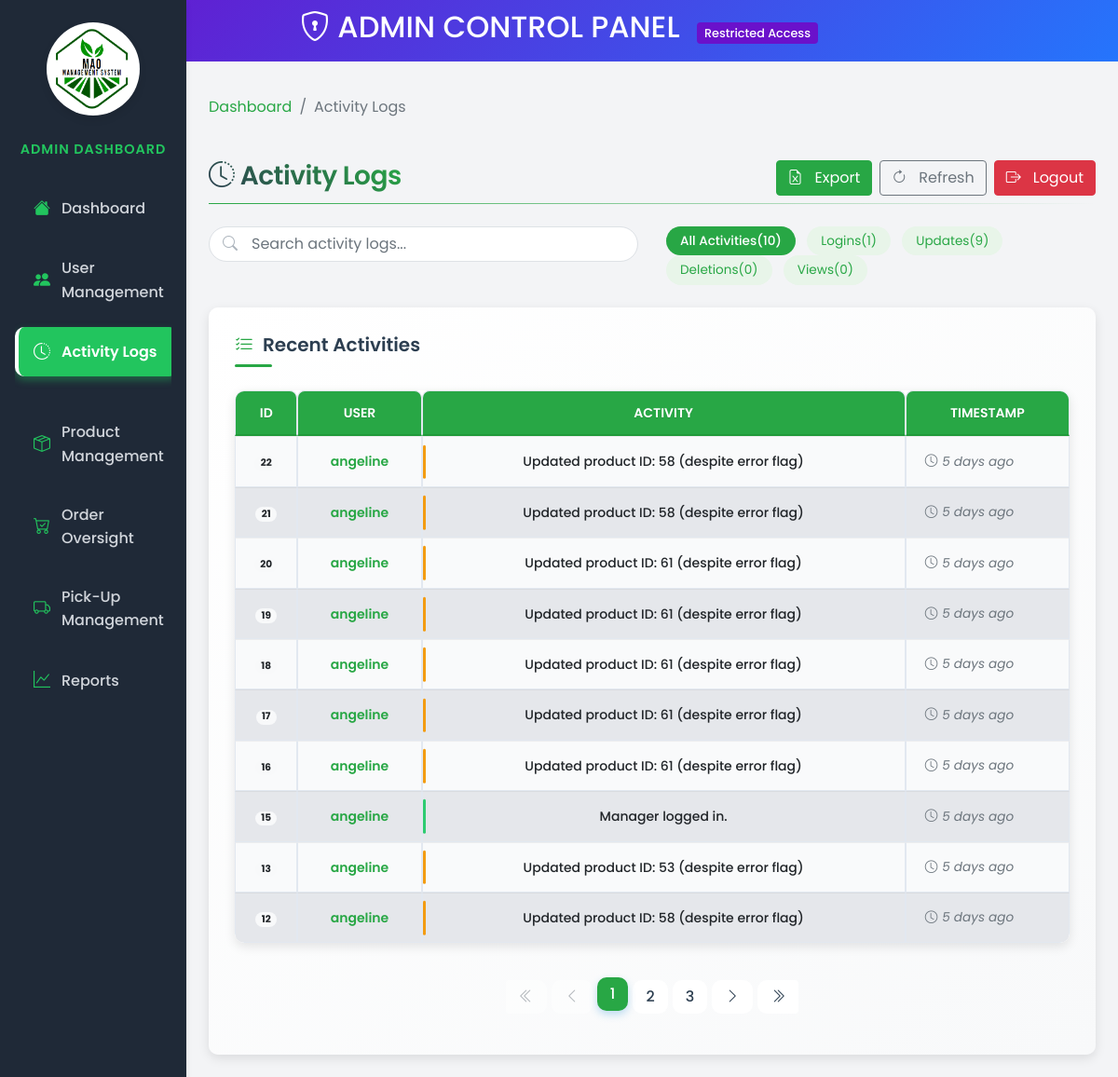
The app's page /views/admin/activity-logs.php (signed in) with its own data.
### tables this page shows
CREATE TABLE `activitylogs` (
  `log_id` int(11) NOT NULL,
  `user_id` int(11) DEFAULT NULL,
  `action` varchar(255) DEFAULT NULL,
  `action_date` timestamp NOT NULL DEFAULT current_timestamp()
);

CREATE TABLE `users` (
  `user_id` int(11) NOT NULL,
  `username` varchar(50) NOT NULL,
  `password` varchar(255) NOT NULL,
  `email` varchar(100) NOT NULL,
  `role_id` int(11) DEFAULT NULL,
  `created_at` timestamp NOT NULL DEFAULT current_timestamp(),
  `updated_at` timestamp NOT NULL DEFAULT current_timestamp() ON UPDATE current_timestamp(),
  `first_name` varchar(100) NOT NULL,
  `last_name` varchar(100) NOT NULL,
  `contact_number` varchar(20) DEFAULT NULL,
  `address` text DEFAULT NULL
);

### models/log.php (called while the page is built, shortened)
<?php
require_once 'Database.php';
class Log
{
    private $pdo;
    public function __construct()
    {
        $database = new Database();
        $this->pdo = $database->connect();
    }
    public function getActivityLogs(int $offset = 0, int $limit = 10): array
    {
        try {
            $offset = max(0, $offset);
            $limit  = max(1, min(100, $limit));
            $sql = "SELECT logs.log_id, users.username, logs.action, logs.action_date
                    FROM activitylogs AS logs
                    JOIN users ON logs.user_id = users.user_id
                    ORDER BY logs.action_date DESC
                    LIMIT :limit OFFSET :offset";
            $stmt = $this->pdo->prepare($sql);
            $stmt->bindValue(':limit', $limit, PDO::PARAM_INT);
            $stmt->bindValue(':offset', $offset, PDO::PARAM_INT);
            $stmt->execute();
            return $stmt->fetchAll(PDO::FETCH_ASSOC);
        } catch (PDOException $e) {
            error_log("Error fetching logs: " . $e->getMessage());
            return [];
        }
    }
    public function getTotalLogsCount(): int
    {
        try {
            $sql = "SELECT COUNT(*) as total FROM activitylogs";
            $stmt = $this->pdo->query($sql);
            $result = $stmt->fetch(PDO::FETCH_ASSOC);
            return (int)$result['total'];
        } catch (PDOException $e) {
            error_log("Error fetching total log count: " . $e->getMessage());
            return 0;
        }
    }
}
?>

### models/database.php (called while the page is built)
<?php
class Database {
    private $host = 'localhost';
    private $db = 'farmersmarketdb';
    private $user = 'root';
    private $pass = '';
    private $charset = 'utf8mb4';
    public $conn;
    public function connect() {
        if ($this->conn === null) {
            try {
                $dsn = "mysql:host=$this->host;dbname=$this->db;charset=$this->charset";
                $this->conn = new PDO($dsn, $this->user, $this->pass);
                $this->conn->setAttribute(PDO::ATTR_ERRMODE, PDO::ERRMODE_EXCEPTION);
            } catch (PDOException $e) {
                echo 'Connection failed: ' . $e->getMessage();
                exit;
            }
        }
        return $this->conn;
    }
}
?>

### views/admin/activity-logs.php (the view, shortened to what this page needs)
<?php
require_once '../../models/Log.php';
$logClass = new Log();
$limit = isset($_GET['limit']) ? (int)$_GET['limit'] : 10;
$page = isset($_GET['page']) ? (int)$_GET['page'] : 1;
$offset = ($page - 1) * $limit;
$searchTerm = isset($_GET['search']) ? htmlspecialchars(trim($_GET['search'])) : '';
$logs = [];
$totalLogs = 0;
if (!empty($searchTerm)) {
    $logs = $logClass->searchActivityLogs($searchTerm, $offset, $limit);
    $totalLogs = $logClass->getSearchLogsCount($searchTerm);
} else {
    $logs = $logClass->getActivityLogs($offset, $limit);
    $totalLogs = $logClass->getTotalLogsCount();
}
$totalPages = ceil($totalLogs / $limit);
?>
<!DOCTYPE html>
<html lang="en">
<head>
    <link href="https://stackpath.bootstrapcdn.com/bootstrap/4.5.2/css/bootstrap.min.css" rel="stylesheet">
    <link href="https://cdn.jsdelivr.net/npm/bootstrap-icons/font/bootstrap-icons.css" rel="stylesheet">
    <link rel="stylesheet" href="../../public/style/admin.css">
    <link rel="stylesheet" href="../../public/style/admin-sidebar.css">
    <link rel="stylesheet" href="../../public/style/activity-logs.css">
</head>
<body>
    <div class="admin-header text-center">
        <h2><i class="bi bi-shield-lock"></i> ADMIN CONTROL PANEL <span class="admin-badge">Restricted Access</span></h2>
    </div>
    <div class="container-fluid">
        <div class="row">
            <?php include '../../views/global/admin-sidebar.php'; ?>
            <main role="main" class="col-md-9 ml-sm-auto col-lg-10 px-4 py-4 activity-logs-page">
                <nav aria-label="breadcrumb">
                    <ol class="breadcrumb">
                        <li class="breadcrumb-item"><a href="admin-dashboard.php">Dashboard</a></li>
                        <li class="breadcrumb-item active" aria-current="page">Activity Logs</li>
                    </ol>
                </nav>
                <div class="page-header">
                    <h1 class="h2"><i class="bi bi-clock-history"></i> Activity Logs</h1>
                    <div class="d-flex">
                        <button class="btn btn-success mr-2" id="exportLogs">
                            <i class="bi bi-file-earmark-excel"></i> Export
                        </button>
                        <button class="btn btn-outline-secondary mr-2" id="refreshLogs">
                            <i class="bi bi-arrow-clockwise"></i> Refresh
                        </button>
                        <a href="?logout=true" class="btn btn-danger" onclick="return confirmLogout();">
                            <i class="bi bi-box-arrow-right"></i> Logout
                        </a>
                    </div>
                </div>
                <div class="row mb-4">
                    <div class="col-md-6">
                        <div class="search-container">
                            <form method="GET" action="" class="d-flex" id="search-form">
                                <input type="text" name="search" id="search" class="form-control"
                                       placeholder="Search activity logs..." value="<?= htmlspecialchars($searchTerm) ?>">
                            </form>
                        </div>
                    </div>
                    <div class="col-md-6 d-flex align-items-center justify-content-md-end mt-3 mt-md-0">
                        <div class="filter-badges">
                            <span class="filter-badge active" data-filter="all">All Activities <span class="count"></span></span>
                            <span class="filter-badge" data-filter="login">Logins <span class="count"></span></span>
                            <span class="filter-badge" data-filter="update">Updates <span class="count"></span></span>
                            <span class="filter-badge" data-filter="delete">Deletions <span class="count"></span></span>
                            <span class="filter-badge" data-filter="view">Views <span class="count"></span></span>
                        </div>
                    </div>
                </div>
                <section id="activity-logs">
                    <div class="card">
                        <div class="card-body">
                            <h5 class="card-title"><i class="bi bi-list-check"></i> Recent Activities</h5>
                            <div class="table-container">
                                <div class="table-responsive">
                                    <table class="table table-hover">
                                        <thead>
                                            <tr>
                                                <th style="width: 5%">ID</th>
                                                <th style="width: 15%">User</th>
                                                <th style="width: 60%">Activity</th>
                                                <th style="width: 20%">Timestamp</th>
                                            </tr>
                                        </thead>
                                        <tbody id="logs-table">
                                            <?php if (count($logs) > 0) : ?>
                                                <?php foreach ($logs as $log) :
                                                    $logType = 'view';
                                                    $action = strtolower($log['action']);
                                                    if (strpos($action, 'login') !== false || strpos($action, 'logged in') !== false ||
                                                        strpos($action, 'log in') !== false || strpos($action, 'signin') !== false) {
                                                        $logType = 'login';
                                                    }
                                                    elseif (strpos($action, 'update') !== false || strpos($action, 'edit') !== false ||
                                                            strpos($action, 'chang') !== false || strpos($action, 'modif') !== false) {
                                                        $logType = 'update';
                                                    }
                                                    elseif (strpos($action, 'delet') !== false || strpos($action, 'remov') !== false ||
                                                            strpos($action, 'cancel') !== false) {
                                                        $logType = 'delete';
                                                    }
                                                ?>
                                                    <tr class="fadeIn" data-log-type="<?= $logType ?>">
                                                        <td><span class="badge badge-pill badge-light"><?= htmlspecialchars($log['log_id']) ?></span></td>
                                                        <td><span class="log-username"><?= htmlspecialchars($log['username']) ?></span></td>
                                                        <td class="log-message" data-type="<?= $logType ?>"
                                                            title="<?= htmlspecialchars($log['action']) ?>">
                                                            <span class="log-content"><?= htmlspecialchars($log['action']) ?></span>
                                                        </td>
                                                        <td>
                                                            <span class="log-timestamp" data-time="<?= htmlspecialchars($log['action_date']) ?>">
                                                            </span>
                                                        </td>
                                                    </tr>
                                                <?php endforeach; ?>
                                            <?php endif; ?>
                                        </tbody>
                                    </table>
                                </div>
                            </div>
                            <div class="pagination-container">
                                <nav>
                                    <ul class="pagination justify-content-center">
                                        <li class="page-item <?= ($page == 1) ? 'disabled' : '' ?>">
                                            <a class="page-link" href="?page=1&search=<?= urlencode($searchTerm) ?>">
                                                <i class="bi bi-chevron-double-left"></i>
                                            </a>
                                        </li>
                                        <li class="page-item <?= ($page == 1) ? 'disabled' : '' ?>">
                                            <a class="page-link" href="?page=<?= $page - 1 ?>&search=<?= urlencode($searchTerm) ?>">
                                                <i class="bi bi-chevron-left"></i>
                                            </a>
                                        </li>
                                        <?php
                                        $start = max(1, $page - 2);
                                        $end = min($totalPages, $page + 2);
                                        for ($i = $start; $i <= $end; $i++) :
                                        ?>
                                            <li class="page-item <?= ($i == $page) ? 'active' : '' ?>">
                                                <a class="page-link" href="?page=<?= $i ?>&search=<?= urlencode($searchTerm) ?>"><?= $i ?></a>
                                            </li>
                                        <?php
                                        endfor;
                                        ?>
                                        <li class="page-item <?= ($page == $totalPages) ? 'disabled' : '' ?>">
                                            <a class="page-link" href="?page=<?= $page + 1 ?>&search=<?= urlencode($searchTerm) ?>">
                                                <i class="bi bi-chevron-right"></i>
                                            </a>
                                        </li>
                                        <li class="page-item <?= ($page == $totalPages) ? 'disabled' : '' ?>">
                                            <a class="page-link" href="?page=<?= $totalPages ?>&search=<?= urlencode($searchTerm) ?>">
                                                <i class="bi bi-chevron-double-right"></i>
                                            </a>
                                        </li>
                                    </ul>
                                </nav>
                            </div>
                        </div>
                    </div>
                </section>
            </main>
        </div>
    </div>
</body>
</html>

### public/style/admin.css (style rules this page uses)
:root { --primary: #3f51b5; --secondary: #4caf50; --info: #2196f3; --warning: #ffc107; --danger: #f44336; --dark: #212121; --light: #f8f9fa; --shadow-sm: 0 2px 8px rgba(0, 0, 0, 0.06); --shadow-md: 0 5px 15px rgba(0, 0, 0, 0.07); --shadow-lg: 0 8px 25px rgba(0, 0, 0, 0.1); --transition: all 0.3s ease; --radius: 12px; }
body { background-color: #f3f4f6; color: #475569; font-family: "Poppins", sans-serif; font-size: 16px; line-height: 1.6; margin: 0; padding: 0; overflow-x: hidden; }
.table-container { background-color: #ffffff; border-radius: 10px; box-shadow: 0 4px 8px rgba(0, 0, 0, 0.1); margin-top: 20px; }
.table-responsive { overflow-y: auto; border-radius: 10px; }
.table { margin-bottom: 0; width: 100%; border-collapse: separate; border-spacing: 0; }
.table thead th { background-color: #198754; color: #ffffff; text-transform: uppercase; font-size: 14px; padding: 12px; text-align: center; border-top-left-radius: 8px; border-top-right-radius: 8px; border-bottom: 2px solid #e2e8f0; position: sticky; top: 0; z-index: 1; }
.table th, .table td { text-align: center; vertical-align: middle; padding: 10px; border: 1px solid #e2e8f0; font-size: 14px; }
.table tbody tr { background-color: #f9fafb; transition: all 0.2s ease-in-out; }
.table tbody tr:nth-child(even) { background-color: #e5e7eb; }
.table-responsive { max-height: 70vh; overflow-y: auto; position: relative; }
.table thead th { position: sticky; top: 0; background-color: #27ae60; z-index: 1; border-bottom: 2px solid #e2e8f0; }

### public/style/admin-sidebar.css (style rules this page uses)
:root { --primary-color: #28a745; --primary-light: #e8f5e9; --sidebar-bg: #1f2937; --sidebar-hover: #16a34a; --sidebar-active: #22c55e; --sidebar-text: #d1d5db; --sidebar-icon: #22c55e; --transition: all 0.3s ease; --radius: 10px; --shadow-md: 0 4px 6px rgba(0, 0, 0, 0.1); }

### views/admin/activity-logs.php (style rules this page uses)
.admin-header { background: linear-gradient(135deg, #6a11cb 0%, #2575fc 100%); color: white; padding: 10px 0; }
.admin-badge { background-color: #6a11cb; color: white; font-size: 0.8rem; padding: 3px 8px; border-radius: 4px; margin-left: 10px; }
.page-header { display: flex; justify-content: space-between; align-items: center; margin-bottom: 1.5rem; padding: 0.5rem 0; }
.btn { display: flex; align-items: center; gap: 0.5rem; }
.btn i { margin-right: 5px; }

### records on screen
activitylogs: log_id "22", user.username "angeline", action "Updated product ID: 58 (despite error flag)"
activitylogs: log_id "21", user.username "angeline", action "Updated product ID: 58 (despite error flag)"
activitylogs: log_id "20", user.username "angeline", action "Updated product ID: 61 (despite error flag)"
activitylogs: log_id "19", user.username "angeline", action "Updated product ID: 61 (despite error flag)"
activitylogs: log_id "18", user.username "angeline", action "Updated product ID: 61 (despite error flag)"
activitylogs: log_id "17", user.username "angeline", action "Updated product ID: 61 (despite error flag)"
activitylogs: log_id "16", user.username "angeline", action "Updated product ID: 61 (despite error flag)"
activitylogs: log_id "15", user.username "angeline", action "Manager logged in."
activitylogs: log_id "13", user.username "angeline", action "Updated product ID: 53 (despite error flag)"
activitylogs: log_id "12", user.username "angeline", action "Updated product ID: 58 (despite error flag)"
